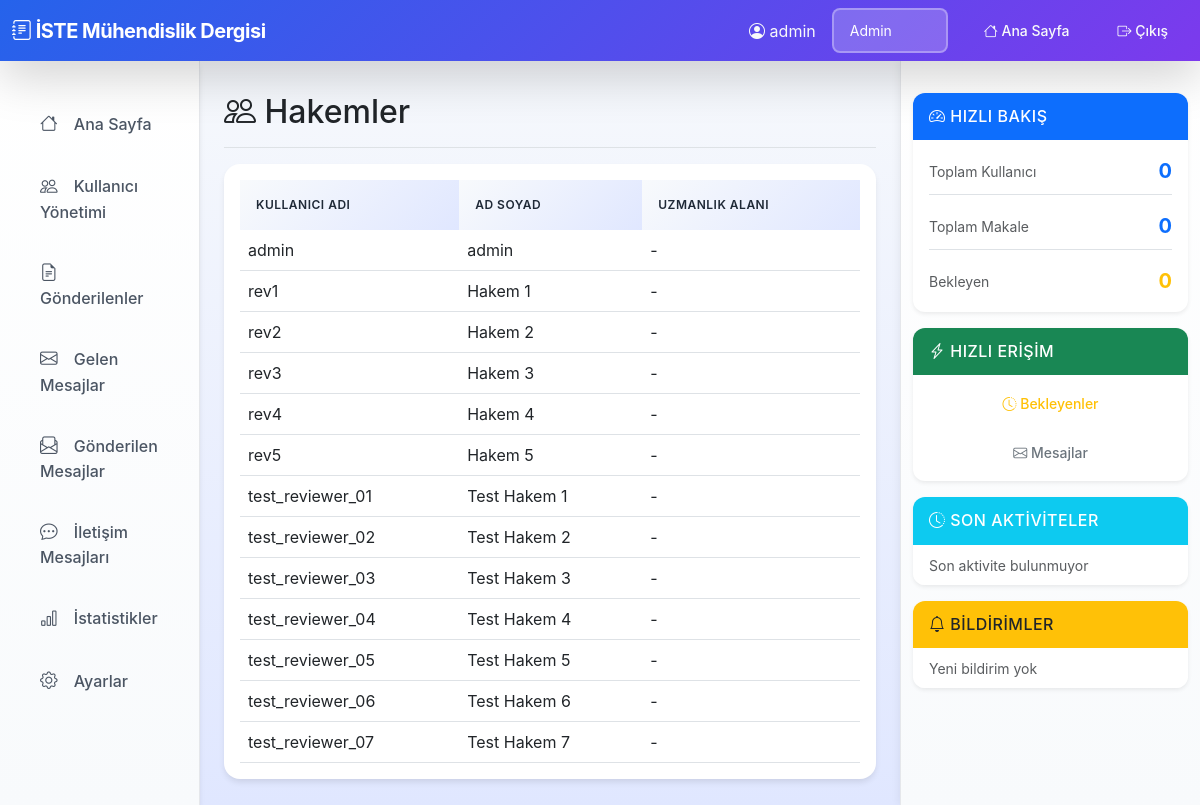
The page /reviewers (signed in) on the database its author committed.
### tables this page shows
CREATE TABLE users (
                username TEXT PRIMARY KEY,
                password TEXT NOT NULL,
                name TEXT NOT NULL,
                roles TEXT NOT NULL,
                created_at TIMESTAMP DEFAULT CURRENT_TIMESTAMP
            , expertise_field TEXT);

### app.py (the view)
@app.route('/reviewers')
@login_required
@role_required('Editör', 'Admin')
def reviewers():
    reviewers = [u for u in db.get_all_users() if 'Hakem' in u.get('roles', [])]
    return render_template('reviewers.html', reviewers=reviewers)

### Dergi_Yonetim_Sistemi/database.py (called while the page is built)
    def get_connection(self):
        conn = sqlite3.connect(self.db_name)
        conn.row_factory = sqlite3.Row  # Sözlük benzeri erişim için
        return conn

    def get_user(self, username: str) -> Optional[Dict]:
        conn = self.get_connection()
        cursor = conn.cursor()
        cursor.execute("SELECT * FROM users WHERE username = ?", (username,))
        row = cursor.fetchone()
        conn.close()
        if row:
            expertise_field = None
            try:
                if "expertise_field" in row.keys():
                    expertise_field = row["expertise_field"]
            except (KeyError, AttributeError):
                pass
            return {
                "username": row["username"],
                "password": row["password"],
                "name": row["name"],
                "roles": row["roles"].split(",") if row["roles"] else [],
                "expertise_field": expertise_field
            }
        return None

    def get_all_users(self) -> List[Dict]:
        conn = self.get_connection()
        cursor = conn.cursor()
        cursor.execute("SELECT * FROM users")
        rows = cursor.fetchall()
        conn.close()
        users = []
        for row in rows:
            expertise_field = None
            try:
                if "expertise_field" in row.keys():
                    expertise_field = row["expertise_field"]
            except (KeyError, AttributeError):
                pass
            users.append({
                "username": row["username"],
                "password": row["password"],
                "name": row["name"],
                "roles": row["roles"].split(",") if row["roles"] else [],
                "expertise_field": expertise_field
            })
        return users

### app.py (called while the page is built)
def login_required(f):
    from functools import wraps
    @wraps(f)
    def decorated_function(*args, **kwargs):
        if 'username' not in session:
            flash('Bu sayfaya erişmek için giriş yapmalısınız.', 'warning')
            return redirect(url_for('login'))
        return f(*args, **kwargs)
    return decorated_function

### templates/reviewers.html
{% extends "dashboard_base.html" %}
{% block content %}
<div class="d-flex justify-content-between flex-wrap flex-md-nowrap align-items-center pt-3 pb-2 mb-3 border-bottom">
    <h1 class="h2"><i class="bi bi-people"></i> Hakemler</h1>
</div>
<div class="card">
    <div class="card-body">
        {% if reviewers %}
        <div class="table-responsive">
            <table class="table table-hover">
                <thead>
                    <tr>
                        <th>Kullanıcı Adı</th>
                        <th>Ad Soyad</th>
                        <th>Uzmanlık Alanı</th>
                    </tr>
                </thead>
                <tbody>
                    {% for reviewer in reviewers %}
                    <tr>
                        <td>{{ reviewer.username }}</td>
                        <td>{{ reviewer.name }}</td>
                        <td>{{ reviewer.expertise_field or '-' }}</td>
                    </tr>
                    {% endfor %}
                </tbody>
            </table>
        </div>
        {% else %}
        <div class="text-center py-5">
            <i class="bi bi-people fs-1 text-muted"></i>
            <p class="text-muted mt-3">Sistemde hakem bulunmamaktadır.</p>
        </div>
        {% endif %}
    </div>
</div>
{% endblock %}

### static/css/style.css (style rules this page uses)
:root { --primary-color: #2563eb; --secondary-color: #7c3aed; --success-color: #10b981; --warning-color: #f59e0b; --danger-color: #ef4444; --info-color: #06b6d4; --dark-color: #1f2937; --light-bg: #f8fafc; --border-color: #e5e7eb; --shadow-sm: 0 1px 2px 0 rgba(0, 0, 0, 0.05); --shadow-md: 0 4px 6px -1px rgba(0, 0, 0, 0.1); --shadow-lg: 0 10px 15px -3px rgba(0, 0, 0, 0.1); }
body { font-family: 'Inter', 'Segoe UI', Tahoma, Geneva, Verdana, sans-serif; background: linear-gradient(135deg, #667eea 0%, #764ba2 100%); min-height: 100vh; }
.dashboard-body { background: linear-gradient(to bottom, #f8fafc 0%, #e0e7ff 100%); min-height: 100vh; }
main .card { border: none; border-radius: 1rem; box-shadow: var(--shadow-md); transition: all 0.3s ease; overflow: hidden; }
.table { margin-bottom: 0; }
.table thead th { background: linear-gradient(135deg, #f8fafc 0%, #e0e7ff 100%); color: var(--dark-color); font-weight: 600; text-transform: uppercase; font-size: 0.75rem; letter-spacing: 0.5px; border: none; padding: 1rem; }
.table tbody tr { transition: all 0.2s ease; }
.card { animation: fadeIn 0.5s ease; }
.card { transition: all 0.3s cubic-bezier(0.4, 0, 0.2, 1); }
.table tbody tr { position: relative; }
.table tbody tr::after { content: ''; position: absolute; left: 0; top: 0; height: 100%; width: 4px; background: var(--primary-color); transform: scaleY(0); transition: transform 0.2s ease; }

### rows shown on the page
users: username "admin", name "admin", expertise_field "-"
users: username "rev1", name "Hakem 1", expertise_field "-"
users: username "rev2", name "Hakem 2", expertise_field "-"
users: username "rev3", name "Hakem 3", expertise_field "-"
users: username "rev4", name "Hakem 4", expertise_field "-"
users: username "rev5", name "Hakem 5", expertise_field "-"
users: username "test_reviewer_01", name "Test Hakem 1", expertise_field "-"
users: username "test_reviewer_02", name "Test Hakem 2", expertise_field "-"
users: username "test_reviewer_03", name "Test Hakem 3", expertise_field "-"
users: username "test_reviewer_04", name "Test Hakem 4", expertise_field "-"
users: username "test_reviewer_05", name "Test Hakem 5", expertise_field "-"
users: username "test_reviewer_06", name "Test Hakem 6", expertise_field "-"
users: username "test_reviewer_07", name "Test Hakem 7", expertise_field "-"

### other values the page prints
{{ session.user_name }} "admin"
form field role "Admin"
